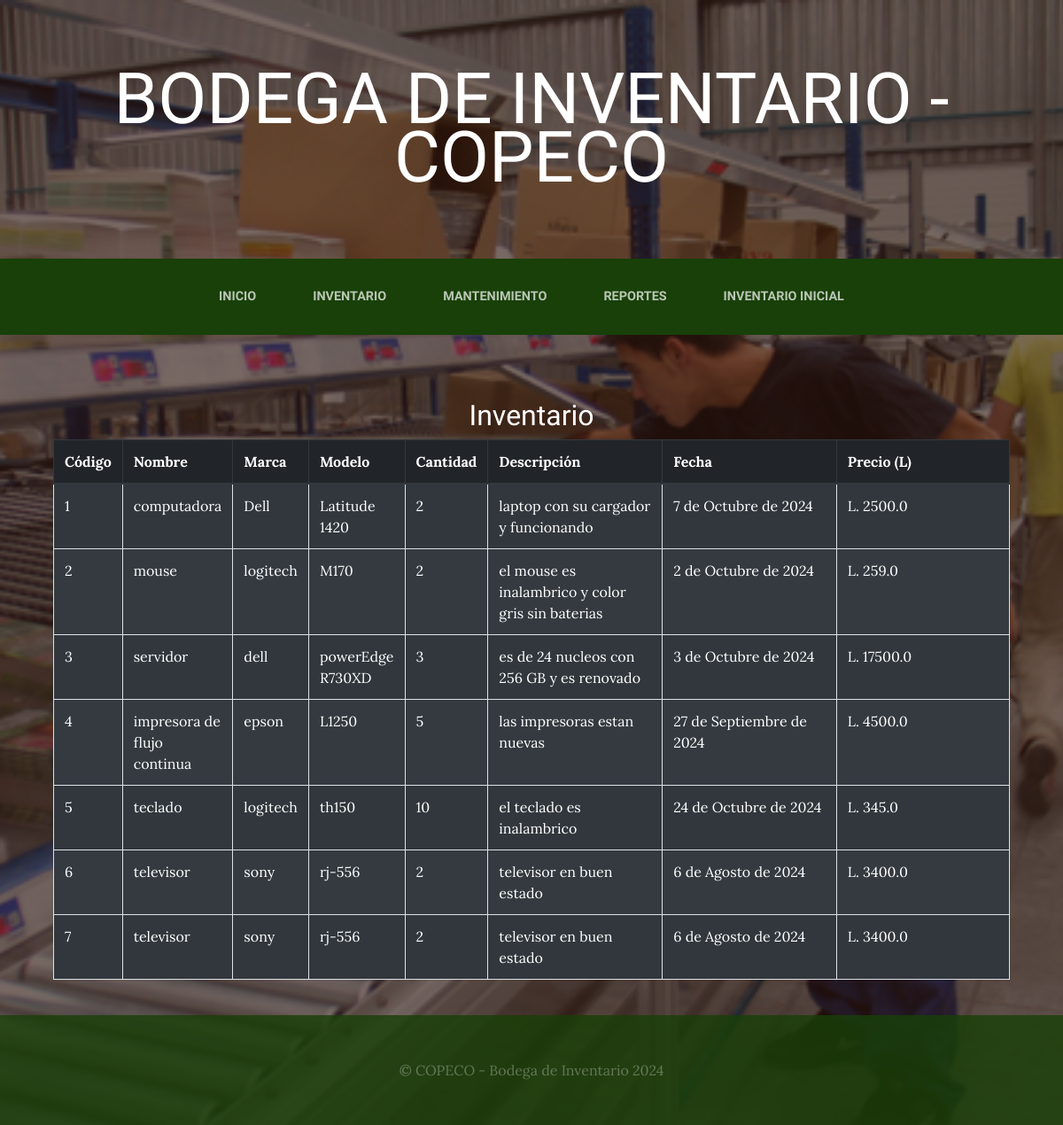
Page /inventario on the committed database.
### inventario/models.py (models this page shows, shortened)
class Inventario(models.Model):
    id_codigoinv = models.AutoField(primary_key=True)
    nombre = models.CharField(max_length=80)
    marca = models.CharField(max_length=80)
    modelo = models.CharField(max_length=80)
    cantidad = models.IntegerField()
    descripcion = models.CharField(max_length=100)
    fecha = models.DateField()
    precio = models.FloatField()
    created = models.DateTimeField(auto_now_add=True)
    updated = models.DateTimeField(auto_now=True)
    class Meta:
        verbose_name = 'inventario'
        verbose_name_plural = 'inventarios'

### inventario/views.py (the view)
# urls.py: path('inventario', include('inventario.urls')),
def inventario(request):
    inventario = Inventario.objects.all()
    return render(request, 'inventario/inventario.html', {"inventario":inventario})

### inventario/templates/inventario/inventario.html
{% extends "BodegaInventarioApp/base.html" %}
{% load static %}
{% block content %}
<div class="container mt-5">
    <h2 class="text-center text-white">Inventario</h2>
    <table class="table table-bordered table-striped bg-dark text-white">
        <thead class="thead-dark">
            <tr>
                <th>Código</th>
                <th>Nombre</th>
                <th>Marca</th>
                <th>Modelo</th>
                <th>Cantidad</th>
                <th>Descripción</th>
                <th style="width: 200">Fecha</th>
                <th style="width: 200">Precio (L)</th>
            </tr>
        </thead>
        <tbody>
            {% for item in inventario %}
            <tr>
                <td>{{ item.id_codigoinv }}</td>
                <td>{{ item.nombre }}</td>
                <td>{{ item.marca }}</td>
                <td>{{ item.modelo }}</td>
                <td>{{ item.cantidad }}</td>
                <td style="width: 200px;">{{ item.descripcion }}</td>
                <td style="width: 200px;">{{ item.fecha }}</td>
                <td style="width: 200px;">L. {{ item.precio }}</td>
            </tr>
            {% endfor %}
        </tbody>
    </table>
</div>
{% endblock %}

### BodegaInventarioApp/templates/BodegaInventarioApp/base.html (shortened to what this page needs)
<!DOCTYPE html>
<html lang="es">
<head>
    {% load static %}
    <link href="{% static 'BodegaInventarioApp/vendor/bootstrap/css/bootstrap.min.css' %}" rel="stylesheet">
    <link href="{% static 'BodegaInventarioApp/css/gestion.css' %}" rel="stylesheet">
</head>
<body>
    <h1 class="site-heading text-center text-white d-none d-lg-block">
        <span class="site-heading-lower">Bodega de Inventario - COPECO</span>
    </h1>
    <nav class="navbar navbar-expand-lg navbar-dark py-lg-4" id="mainNav">
        <div class="container">
            <div class="collapse navbar-collapse" id="navbarResponsive">
                <ul class="navbar-nav mx-auto">
                    <li class="nav-item {% if request.path == '/' %}active{% endif %} px-lg-4">
                        <a class="nav-link text-uppercase text-expanded" href="{% url 'Inicio' %}">Inicio</a>
                    </li>
                    <li class="nav-item {% if request.path == '/inventario/' %}active{% endif %} px-lg-4">
                        <a class="nav-link text-uppercase text-expanded" href="{% url 'Inventario' %}">Inventario</a>
                    </li>
                    <li class="nav-item  {% if request.path == '/mantenimiento/' %}active{% endif %} px-lg-4">
                        <a class="nav-link text-uppercase text-expanded" href="{% url 'Mantenimiento' %}">Mantenimiento</a>
                    </li>
                    <li class="nav-item {% if request.path == '/reportes/' %}active{% endif %} px-lg-4">
                        <a class="nav-link text-uppercase text-expanded" href="{% url 'Reportes' %}">Reportes</a>
                    </li>
                    <li class="nav-item {% if request.path == '/transacciones/' %}active{% endif %} px-lg-4">
                        <a class="nav-link text-uppercase text-expanded" href="{% url 'Transacciones' %}">Inventario Inicial</a>
                    </li>
                </ul>
            </div>
        </div>
    </nav>
    <div class="container py-4">
    {% block content %}
    {% endblock %}
    </div>
    <footer class="footer text-faded text-center py-5">
        <div class="container">
            <p class="m-0">© COPECO - Bodega de Inventario 2024</p>
        </div>
    </footer>
</body>
</html>

### BodegaInventarioApp/static/BodegaInventarioApp/css/gestion.css (style rules this page uses)
body { font-family: 'Lora'; background: linear-gradient(rgba(47, 23, 15, 0.65), rgba(47, 23, 15, 0.65)), url("../img/bg_main.jpg"); background-attachment: fixed; background-position: center; background-size: cover; }
h1, h2, h3, h4, h5, h6 { font-family: 'Raleway'; }
p { line-height: 1.75; }
.text-faded { color: rgba(255, 255, 255, 0.3); }
.site-heading { margin-top: 5rem; margin-bottom: 5rem; text-transform: uppercase; line-height: 1; font-family: 'Raleway'; }
.site-heading .site-heading-lower { font-size: 5rem; font-weight: 100; line-height: 4rem; }
#mainNav { background-color: rgba(24, 64, 8); font-family: 'Raleway'; }
#mainNav .navbar-nav .nav-item .nav-link { color: rgba(255, 255, 255, 0.7); font-weight: 800; }
@media (min-width: 992px) { #mainNav .navbar-nav .nav-item .nav-link { font-size: 0.9rem; } }
.footer { background-color: rgba(24, 64, 8, 0.8); }

### rows in the picture
Inventario: id_codigoinv "1", nombre "computadora", marca "Dell", modelo "Latitude 1420", cantidad "2", descripcion "laptop con su cargador y funcionando", fecha "7 de Octubre de 2024", precio "2500.0"
Inventario: id_codigoinv "2", nombre "mouse", marca "logitech", modelo "M170", cantidad "2", descripcion "el mouse es inalambrico y color gris sin baterias", fecha "2 de Octubre de 2024", precio "259.0"
Inventario: id_codigoinv "3", nombre "servidor", marca "dell", modelo "powerEdge R730XD", cantidad "3", descripcion "es de 24 nucleos con 256 GB y es renovado", fecha "3 de Octubre de 2024", precio "17500.0"
Inventario: id_codigoinv "4", nombre "impresora de flujo continua", marca "epson", modelo "L1250", cantidad "5", descripcion "las impresoras estan nuevas", fecha "27 de Septiembre de 2024", precio "4500.0"
Inventario: id_codigoinv "5", nombre "teclado", marca "logitech", modelo "th150", cantidad "10", descripcion "el teclado es inalambrico", fecha "24 de Octubre de 2024", precio "345.0"
Inventario: id_codigoinv "6", nombre "televisor", marca "sony", modelo "rj-556", cantidad "2", descripcion "televisor en buen estado", fecha "6 de Agosto de 2024", precio "3400.0"
Inventario: id_codigoinv "7", nombre "televisor", marca "sony", modelo "rj-556", cantidad "2", descripcion "televisor en buen estado", fecha "6 de Agosto de 2024", precio "3400.0"
